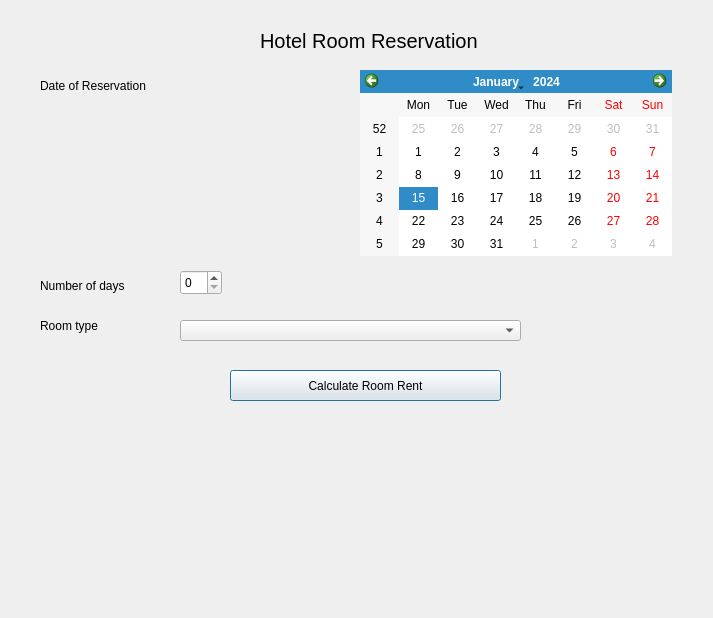
<?xml version="1.0" encoding="UTF-8"?>
<ui version="4.0">
 <class>Dialog</class>
 <widget class="QDialog" name="Dialog">
  <property name="geometry">
   <rect>
    <x>0</x>
    <y>0</y>
    <width>713</width>
    <height>618</height>
   </rect>
  </property>
  <property name="windowTitle">
   <string>Dialog</string>
  </property>
  <widget class="QLabel" name="label">
   <property name="geometry">
    <rect>
     <x>260</x>
     <y>30</y>
     <width>231</width>
     <height>21</height>
    </rect>
   </property>
   <property name="font">
    <font>
     <pointsize>15</pointsize>
    </font>
   </property>
   <property name="text">
    <string>Hotel Room Reservation</string>
   </property>
  </widget>
  <widget class="QCalendarWidget" name="calendarWidget">
   <property name="geometry">
    <rect>
     <x>360</x>
     <y>70</y>
     <width>312</width>
     <height>186</height>
    </rect>
   </property>
  </widget>
  <widget class="QLabel" name="label_2">
   <property name="geometry">
    <rect>
     <x>40</x>
     <y>70</y>
     <width>151</width>
     <height>31</height>
    </rect>
   </property>
   <property name="text">
    <string>Date of Reservation</string>
   </property>
  </widget>
  <widget class="QLabel" name="label_3">
   <property name="geometry">
    <rect>
     <x>40</x>
     <y>270</y>
     <width>151</width>
     <height>31</height>
    </rect>
   </property>
   <property name="text">
    <string>Number of days</string>
   </property>
  </widget>
  <widget class="QLabel" name="label_4">
   <property name="geometry">
    <rect>
     <x>40</x>
     <y>310</y>
     <width>151</width>
     <height>31</height>
    </rect>
   </property>
   <property name="text">
    <string>Room type</string>
   </property>
  </widget>
  <widget class="QPushButton" name="pushButton">
   <property name="geometry">
    <rect>
     <x>230</x>
     <y>370</y>
     <width>271</width>
     <height>31</height>
    </rect>
   </property>
   <property name="text">
    <string>Calculate Room Rent</string>
   </property>
  </widget>
  <widget class="QComboBox" name="comboBox">
   <property name="geometry">
    <rect>
     <x>180</x>
     <y>320</y>
     <width>341</width>
     <height>21</height>
    </rect>
   </property>
  </widget>
  <widget class="QSpinBox" name="spinBox">
   <property name="geometry">
    <rect>
     <x>180</x>
     <y>270</y>
     <width>42</width>
     <height>25</height>
    </rect>
   </property>
  </widget>
  <widget class="QLabel" name="Enteredinfo">
   <property name="geometry">
    <rect>
     <x>30</x>
     <y>420</y>
     <width>631</width>
     <height>81</height>
    </rect>
   </property>
   <property name="text">
    <string/>
   </property>
  </widget>
  <widget class="QLabel" name="RoomRentInfo">
   <property name="geometry">
    <rect>
     <x>30</x>
     <y>510</y>
     <width>631</width>
     <height>81</height>
    </rect>
   </property>
   <property name="text">
    <string/>
   </property>
  </widget>
 </widget>
 <resources/>
 <connections/>
</ui>
